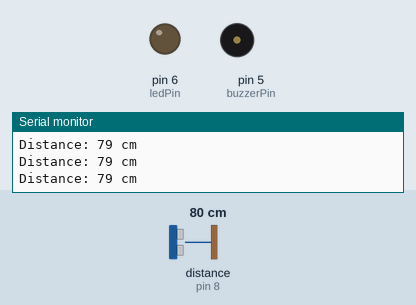
The sketch below on a simulated Arduino Uno, built with avr-gcc and run on an emulated ATmega328P. On the bench: output pins drawn as LEDs (lit = HIGH), buzzer (waves = sounding), the last lines printed to the serial monitor. Wiring (inferred from the names in the program): ultrasonic range finder: trigger pin 9; echo pin 8. The test bench sets the inputs (shaded band); at power-on: distance to the obstacle (sensor on pin 8) 80 cm. The echo pulse lasts 58.3 µs per cm; pins used as bus, display or sensor lines are not drawn.

Above: at 1.3 s.
1.4 s: distance to the obstacle (sensor on pin 8) set to 2 cm
At 2.7 s:
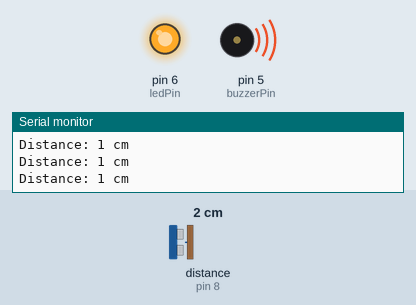
3.0 s: distance to the obstacle (sensor on pin 8) set to 4 cm
At 3.9 s:
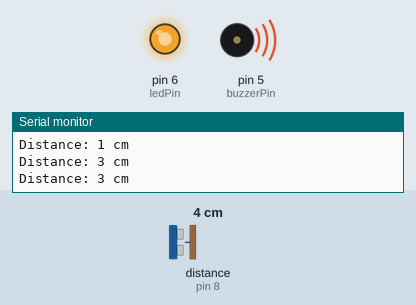
4.5 s: distance to the obstacle (sensor on pin 8) set to 9 cm
At 5.2 s:
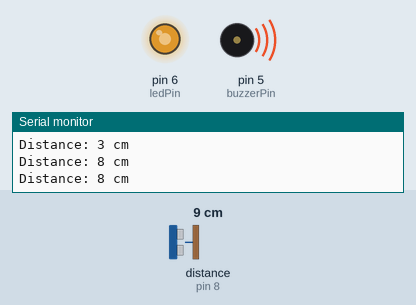
6.0 s: distance to the obstacle (sensor on pin 8) set to 18 cm
At 6.5 s:
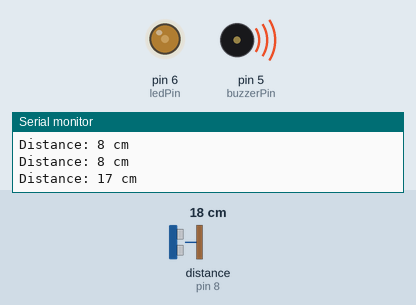
Timing chart, 0 to 8.5 s (numbered marks = the images above; inputs shaded):
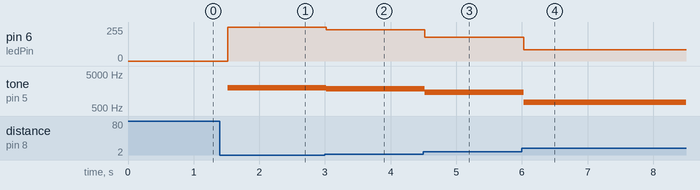

The sketch:

UltrasonicDistanceDetector.ino
```cpp
// Define pins
const int trigPin = 9;
const int echoPin = 8;
const int buzzerPin = 5;
const int ledPin = 6;

void setup() {

// Initialize serial communication
Serial.begin(9600);

// Set pins as input/output
pinMode(trigPin, OUTPUT);
pinMode(echoPin, INPUT);
pinMode(buzzerPin, OUTPUT);
pinMode(ledPin, OUTPUT);
}

void loop() {

// Variable to store duration and distance
long duration;
int distance;

// Clear the trigPin
digitalWrite(trigPin, LOW);
delayMicroseconds(2);

// Set the trigPin HIGH for 10 microseconds
digitalWrite(trigPin, HIGH);
delayMicroseconds(10);
digitalWrite(trigPin, LOW);

// Read the echoPin, returns the sound wave travel time in microseconds
duration = pulseIn(echoPin, HIGH);

// Calculate the distance
distance = duration * 0.0343 / 2;

// Display the distance on Serial Monitor
Serial.print("Distance: ");
Serial.print(distance);
Serial.println(" cm");

// If distance is within 20 cm, activate buzzer and LED
if (distance > 0 && distance <= 20) {
int beepFrequency = map(distance, 1, 20, 2000, 500); // Adjust beep frequency based on distance

tone(buzzerPin, beepFrequency);

int ledBrightness = map(distance, 1, 20, 255, 50); // Adjust LED brightness based on distance

analogWrite(ledPin, ledBrightness);
} else {
noTone(buzzerPin);
digitalWrite(ledPin, LOW);
}
delay(500); // Delay for stability
}
```

Measured:
- after the input at 1.4 s, pin 6 (ledPin): 0/255 → 255/255 after 0.12 s; tone on pin 5 (buzzerPin): silent → 2000 Hz after 0.12 s
- after the input at 3.0 s, pin 6 (ledPin): 255/255 → 234/255 at once; tone on pin 5 (buzzerPin): 2000 Hz → 1843 Hz at once
- after the input at 4.5 s, pin 6 (ledPin): 234/255 → 180/255 at once; tone on pin 5 (buzzerPin): 1843 Hz → 1448 Hz at once
- after the input at 6.0 s, pin 6 (ledPin): 180/255 → 83/255 at once; tone on pin 5 (buzzerPin): 1448 Hz → 737 Hz at once
